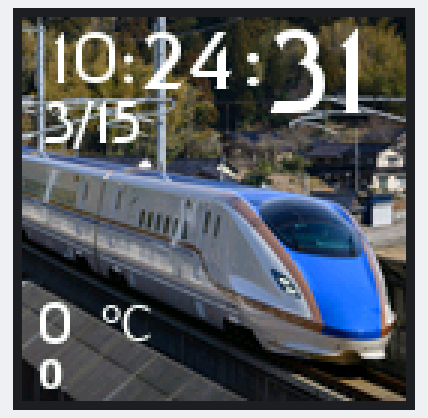
Bench run of a sketch on a simulated ESP32. Shown: 128×128 colour display. WiFi joins after 1.5 s; servers stay silent unless stated; network time is answered at once with the bench clock; uploads are accepted with an empty reply; the local clock reads 2024-03-15 10:24:30 at power-on unless the sketch sets it; what the sketch prints to the serial monitor is not drawn.

Above: at 2.0 s.
At 6.2 s:
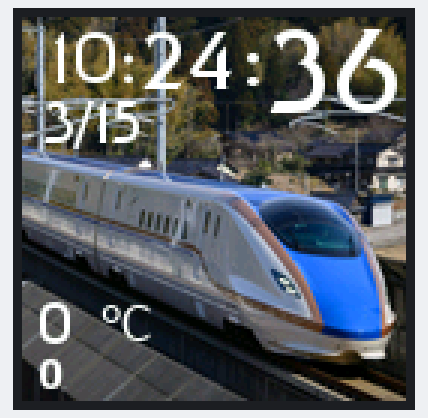
At 10.4 s:
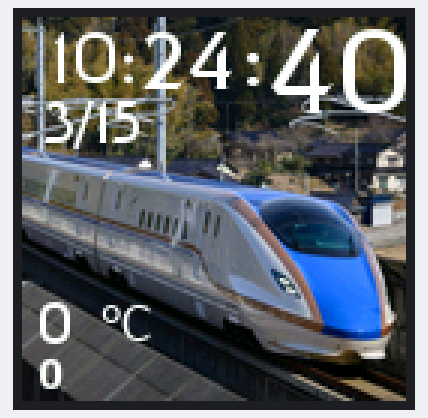
At 19.8 s:
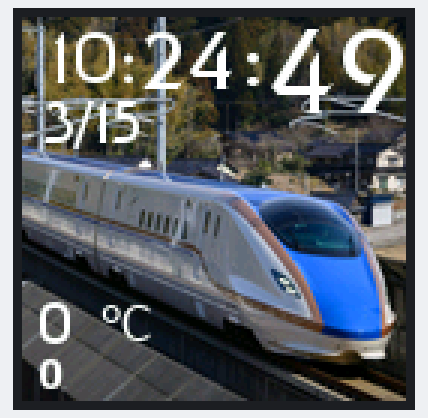
At 29.3 s:
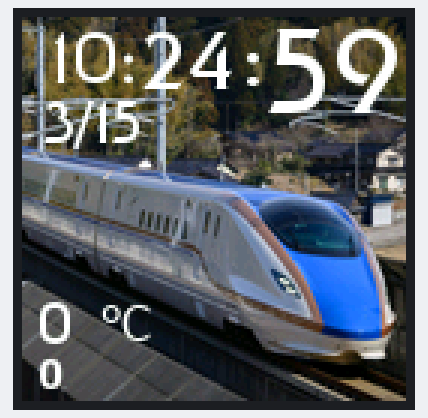
At 38.7 s:
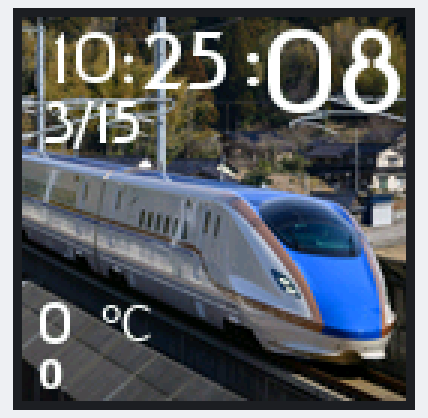

Measured:
- what the display in image 0 shows lasts 1.1 s, from 1.9 s to 3.0 s

The sketch:

Clock.ino
```cpp
// 获取网络时间相关库
#include <NTPClient.h>
#include <WiFi.h>
#include <WiFiUdp.h>
#include <TFT_eSPI.h>

#include <ArduinoJson.h>
#include <HTTPClient.h> // 用于HTTP请求

#include "img.h"//导入底图

#include "FinalFrontier20.h"
#include "FinalFrontier24.h"
#include "FinalFrontier28.h"
#include "FinalFrontier40.h"
#include "Tahoma16.h"
#include "AL15.h"  //√
// 网络时间相关定义
const char *ssid = "225";           // WiFi账号
const char *password = "gtxytygal";  // WiFi密码
const char* weatherAPI = "https://restapi.amap.com/v3/weather/weatherInfo?key=289d14d0ad7118b61509dd5b1a109ca6&city=610116&extensions=base";
//天气API配置

WiFiUDP ntpUDP;
NTPClient timeClient(ntpUDP, "ntp.aliyun.com");  // NTP服务器地址
// TFT相关定义
TFT_eSPI tft = TFT_eSPI();
TFT_eSprite sprite = TFT_eSprite(&tft);  // 创建一个 TFT_eSprite 对象，tft 是你的 TFT 显示对象

int WC = 0;
String TT = "0"; //保存温度
String WW  = "0"; //保存天气

void setup() {
  // ===网络时间初始化设定===
  Serial.begin(115200);  // 初始化串口通信，波特率为115200
  // 连接WiFi
  WiFi.begin(ssid, password);
  while (WiFi.status() != WL_CONNECTED) {  // 等待WiFi连接成功
    delay(500);
    Serial.print(".");
  }
  Serial.println("WiFi connected");
  Serial.print("IP address: ");
  Serial.println(WiFi.localIP());
  timeClient.begin();               // 初始化NTPClient
  timeClient.setTimeOffset(28800);  // 设置时间偏移为28800秒（8小时）

  // ===TFT初始化设定===
  tft.begin();                    // 初始化显示寄存器
  tft.setRotation(0);             // 设置显示屏旋转角度（0表示不旋转，根据需要调整）
  sprite.setColorDepth(16);       // 设置颜色深度（根据你的需求）
  sprite.setSwapBytes(true);      // 设置字节顺序，将RGB颜色顺序转换为BGR以正确显示颜色。
  sprite.createSprite(128, 128);  // 创建一个128x128像素的绘图窗口

}

void loop() {

  timeClient.update();                                  // 更新时间信息
  unsigned long epochTime = timeClient.getEpochTime();  // 获取当前时间的时间戳

  struct tm *ptm = gmtime((time_t *)&epochTime);

  int currentYear = ptm->tm_year + 1900;              // 获取年份
  int currentMonth = ptm->tm_mon + 1;                 // 获取月份
  int currentMonthDay = ptm->tm_mday;                 // 获取月份中的日期
  int currentWeekDay = ptm->tm_wday;                  // 获取星期几
  int currentHour = ptm->tm_hour;  // 获取时
  int currentMin = ptm->tm_min;    // 获取分
  int currentSec = ptm->tm_sec;    // 获取秒

  const char weekdays[8][10] = {"0","周一","周二","周三","周四","周五","周六","周日" };

  Serial.println("Epoch Time:" + String(epochTime));
  Serial.println(timeClient.getFormattedTime());

  sprite.fillScreen(TFT_BLACK);              // 清屏
  sprite.pushImage(0, 0, 128, 128, img);  // 显示底图

  if(WC == 299){

    WC = 0;
    Serial.println(WC);

  }else if(WC == 0){
    WC++;
    Serial.println("GetWeather!");
    HTTPClient http;
    http.begin(weatherAPI);
    int httpCode = http.GET();
    if(httpCode > 0) {
      String response = http.getString();
      Serial.println(response);
      StaticJsonDocument<100> doc;
      DeserializationError error = deserializeJson(doc, response);
        if (error) {
      Serial.println("Failed to parse JSON");
      return;
    }
    String T = doc["lives"][0]["temperature"];
    String W = doc["lives"][0]["weather"];
    Serial.println("T:" + T);
    Serial.println("W:" + W);
    TT = T;
    WW = W;
  } else {
    Serial.print("Error on sending GET: ");
    Serial.println(httpCode);
  }

  }else{
    WC++;
    Serial.println(WC);
  }

  sprite.setCursor(32,6);
  sprite.loadFont(FinalFrontier24);//时后冒号
  sprite.print(":");

  sprite.setCursor(73,4);
  sprite.loadFont(FinalFrontier28);//分后冒号
  sprite.print(":");

  sprite.setCursor(7, 28);
  sprite.loadFont(FinalFrontier20);                                           // 设定打印位置
  sprite.print(String(currentMonth) + "/" + String(currentMonthDay));  // 打印 月/日

  sprite.setCursor(5,95);
  sprite.loadFont(FinalFrontier20);
  sprite.print(TT);

  sprite.setCursor(26,95);
  sprite.loadFont(Tahoma16);
  sprite.print("℃");

  sprite.setCursor(5,113);
  sprite.loadFont(AL15);
  sprite.print(WW);

  if(currentHour < 10)
  {
    sprite.setCursor(3,6);
    sprite.loadFont(FinalFrontier24);
    sprite.print("0" + String(currentHour));//时
  }else if(currentHour >= 10 && currentHour < 20){
    sprite.setCursor(9,6);
    sprite.loadFont(FinalFrontier24);    //1开头的时
    sprite.print(String(currentHour));
  }else{
    sprite.setCursor(3,6);
    sprite.loadFont(FinalFrontier24);
    sprite.print(String(currentHour));
  }


  if(currentMin < 10)
  {
    sprite.setCursor(39,5);
    sprite.loadFont(FinalFrontier28);
    sprite.print("0" + String(currentMin)); //分
  }else if(currentMin >= 10 && currentMin < 20){
    sprite.setCursor(43,5);
    sprite.loadFont(FinalFrontier28);
    sprite.print(String(currentMin));
  }else{
    sprite.setCursor(40,5);
    sprite.loadFont(FinalFrontier28);
    sprite.print(String(currentMin));
  }

  if(currentSec < 10)
  {
    sprite.setCursor(80,5);
    sprite.loadFont(FinalFrontier40);           // 设定显示字体
    sprite.print("0" + String(currentSec));  // 打印 秒

  }else{
    sprite.setCursor(82, 5);          // 设定打印位置
    sprite.loadFont(FinalFrontier40);           // 设定显示字体
    sprite.print(currentSec);  // 打印 秒
  }

  sprite.pushSprite(0, 0);  // 将 sprite 显示在指定的屏幕位置 (0, 0)

  tft.unloadFont();
  sprite.unloadFont();
  delay(1000);
}
```

Source omitted: AL15.h (data table, 315144 bytes), alFrontier20.h (data table, 96719 bytes), lFrontier24.h (data table, 116159 bytes), lFrontier28.h (data table, 168983 bytes), lFrontier40.h (data table, 321839 bytes), Tahoma16.h (data table, 63868 bytes), img.h (data table, 132181 bytes)
